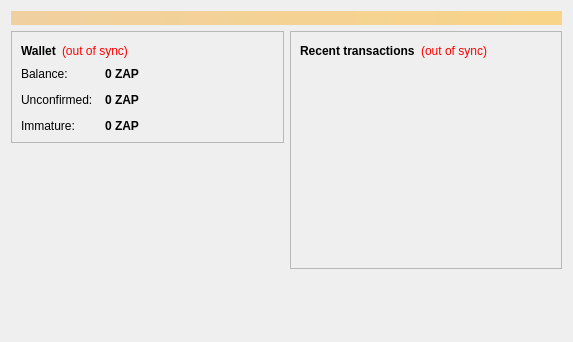
<?xml version="1.0" encoding="UTF-8"?>
<ui version="4.0">
 <class>OverviewPage</class>
 <widget class="QWidget" name="OverviewPage">
  <property name="geometry">
   <rect>
    <x>0</x>
    <y>0</y>
    <width>573</width>
    <height>342</height>
   </rect>
  </property>
  <property name="windowTitle">
   <string>Form</string>
  </property>
  <layout class="QVBoxLayout" name="topLayout">
   <item>
    <widget class="QLabel" name="labelAlerts">
     <property name="visible">
      <bool>false</bool>
     </property>
     <property name="styleSheet">
      <string notr="true">background-color: qlineargradient(x1: 0, y1: 0, x2: 1, y2: 0, stop:0 #F0D0A0, stop:1 #F8D488); color:#000000;</string>
     </property>
     <property name="wordWrap">
      <bool>true</bool>
     </property>
     <property name="margin">
      <number>3</number>
     </property>
    </widget>
   </item>
   <item>
    <layout class="QHBoxLayout" name="horizontalLayout" stretch="1,1">
     <item>
      <layout class="QVBoxLayout" name="verticalLayout_2">
       <item>
        <widget class="QFrame" name="frame">
         <property name="frameShape">
          <enum>QFrame::StyledPanel</enum>
         </property>
         <property name="frameShadow">
          <enum>QFrame::Raised</enum>
         </property>
         <layout class="QVBoxLayout" name="verticalLayout_4">
          <item>
           <layout class="QHBoxLayout" name="horizontalLayout_4">
            <item>
             <widget class="QLabel" name="label_5">
              <property name="font">
               <font>
                <weight>75</weight>
                <bold>true</bold>
               </font>
              </property>
              <property name="text">
               <string>Wallet</string>
              </property>
             </widget>
            </item>
            <item>
             <widget class="QLabel" name="labelWalletStatus">
              <property name="toolTip">
               <string>The displayed information may be out of date. Your wallet automatically synchronizes with the zapper network after a connection is established, but this process has not completed yet.</string>
              </property>
              <property name="styleSheet">
               <string notr="true">QLabel { color: red; }</string>
              </property>
              <property name="text">
               <string notr="true">(out of sync)</string>
              </property>
              <property name="alignment">
               <set>Qt::AlignLeading|Qt::AlignLeft|Qt::AlignVCenter</set>
              </property>
             </widget>
            </item>
            <item>
             <spacer name="horizontalSpacer_2">
              <property name="orientation">
               <enum>Qt::Horizontal</enum>
              </property>
              <property name="sizeHint" stdset="0">
               <size>
                <width>40</width>
                <height>20</height>
               </size>
              </property>
             </spacer>
            </item>
           </layout>
          </item>
          <item>
           <layout class="QFormLayout" name="formLayout_2">
            <property name="fieldGrowthPolicy">
             <enum>QFormLayout::AllNonFixedFieldsGrow</enum>
            </property>
            <property name="horizontalSpacing">
             <number>12</number>
            </property>
            <property name="verticalSpacing">
             <number>12</number>
            </property>
            <item row="0" column="0">
             <widget class="QLabel" name="label">
              <property name="text">
               <string>Balance:</string>
              </property>
             </widget>
            </item>
            <item row="0" column="1">
             <widget class="QLabel" name="labelBalance">
              <property name="font">
               <font>
                <weight>75</weight>
                <bold>true</bold>
               </font>
              </property>
              <property name="cursor">
               <cursorShape>IBeamCursor</cursorShape>
              </property>
              <property name="toolTip">
               <string>Your current balance</string>
              </property>
              <property name="text">
               <string notr="true">0 ZAP</string>
              </property>
              <property name="textInteractionFlags">
               <set>Qt::LinksAccessibleByMouse|Qt::TextSelectableByKeyboard|Qt::TextSelectableByMouse</set>
              </property>
             </widget>
            </item>
            <item row="1" column="0">
             <widget class="QLabel" name="label_3">
              <property name="text">
               <string>Unconfirmed:</string>
              </property>
             </widget>
            </item>
            <item row="1" column="1">
             <widget class="QLabel" name="labelUnconfirmed">
              <property name="font">
               <font>
                <weight>75</weight>
                <bold>true</bold>
               </font>
              </property>
              <property name="cursor">
               <cursorShape>IBeamCursor</cursorShape>
              </property>
              <property name="toolTip">
               <string>Total of transactions that have yet to be confirmed, and do not yet count toward the current balance</string>
              </property>
              <property name="text">
               <string notr="true">0 ZAP</string>
              </property>
              <property name="textInteractionFlags">
               <set>Qt::LinksAccessibleByMouse|Qt::TextSelectableByKeyboard|Qt::TextSelectableByMouse</set>
              </property>
             </widget>
            </item>
            <item row="2" column="0">
             <widget class="QLabel" name="labelImmatureText">
              <property name="text">
               <string>Immature:</string>
              </property>
             </widget>
            </item>
            <item row="2" column="1">
             <widget class="QLabel" name="labelImmature">
              <property name="font">
               <font>
                <weight>75</weight>
                <bold>true</bold>
               </font>
              </property>
              <property name="toolTip">
               <string>Mined balance that has not yet matured</string>
              </property>
              <property name="text">
               <string notr="true">0 ZAP</string>
              </property>
              <property name="textInteractionFlags">
               <set>Qt::LinksAccessibleByMouse|Qt::TextSelectableByKeyboard|Qt::TextSelectableByMouse</set>
              </property>
             </widget>
            </item>
           </layout>
          </item>
         </layout>
        </widget>
       </item>
       <item>
        <spacer name="verticalSpacer">
         <property name="orientation">
          <enum>Qt::Vertical</enum>
         </property>
         <property name="sizeHint" stdset="0">
          <size>
           <width>20</width>
           <height>40</height>
          </size>
         </property>
        </spacer>
       </item>
      </layout>
     </item>
     <item>
      <layout class="QVBoxLayout" name="verticalLayout_3">
       <item>
        <widget class="QFrame" name="frame_2">
         <property name="frameShape">
          <enum>QFrame::StyledPanel</enum>
         </property>
         <property name="frameShadow">
          <enum>QFrame::Raised</enum>
         </property>
         <layout class="QVBoxLayout" name="verticalLayout">
          <item>
           <layout class="QHBoxLayout" name="horizontalLayout_2">
            <item>
             <widget class="QLabel" name="label_4">
              <property name="text">
               <string>&lt;b&gt;Recent transactions&lt;/b&gt;</string>
              </property>
             </widget>
            </item>
            <item>
             <widget class="QLabel" name="labelTransactionsStatus">
              <property name="toolTip">
               <string>The displayed information may be out of date. Your wallet automatically synchronizes with the zapper network after a connection is established, but this process has not completed yet.</string>
              </property>
              <property name="styleSheet">
               <string notr="true">QLabel { color: red; }</string>
              </property>
              <property name="text">
               <string notr="true">(out of sync)</string>
              </property>
              <property name="alignment">
               <set>Qt::AlignRight|Qt::AlignTrailing|Qt::AlignVCenter</set>
              </property>
             </widget>
            </item>
            <item>
             <spacer name="horizontalSpacer">
              <property name="orientation">
               <enum>Qt::Horizontal</enum>
              </property>
              <property name="sizeHint" stdset="0">
               <size>
                <width>40</width>
                <height>20</height>
               </size>
              </property>
             </spacer>
            </item>
           </layout>
          </item>
          <item>
           <widget class="QListView" name="listTransactions">
            <property name="styleSheet">
             <string notr="true">QListView { background: transparent; }</string>
            </property>
            <property name="frameShape">
             <enum>QFrame::NoFrame</enum>
            </property>
            <property name="verticalScrollBarPolicy">
             <enum>Qt::ScrollBarAlwaysOff</enum>
            </property>
            <property name="horizontalScrollBarPolicy">
             <enum>Qt::ScrollBarAlwaysOff</enum>
            </property>
            <property name="selectionMode">
             <enum>QAbstractItemView::NoSelection</enum>
            </property>
           </widget>
          </item>
         </layout>
        </widget>
       </item>
       <item>
        <spacer name="verticalSpacer_2">
         <property name="orientation">
          <enum>Qt::Vertical</enum>
         </property>
         <property name="sizeHint" stdset="0">
          <size>
           <width>20</width>
           <height>40</height>
          </size>
         </property>
        </spacer>
       </item>
      </layout>
     </item>
    </layout>
   </item>
  </layout>
 </widget>
 <resources/>
 <connections/>
</ui>
